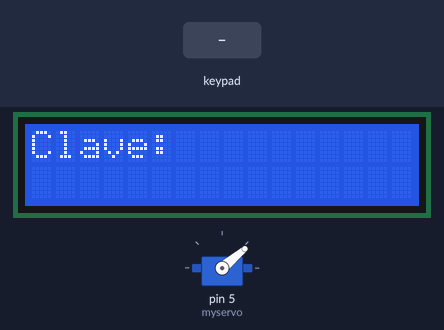
Recording of a sketch running on a simulated Arduino Uno, built with avr-gcc and run on an emulated ATmega328P. Parts: servo, 16×2 character LCD. Inputs (shaded band) come from the test bench. What the sketch prints to the serial monitor is not drawn.

Above: at 1.2 s.
1.3 s: keypad keys 1 2 3 4 # pressed 0.4 s apart
At 4.3 s:
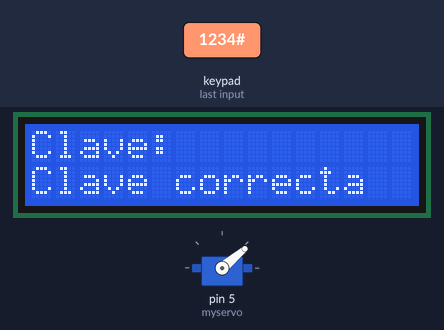
6.3 s: key 'A' pressed
At 7.3 s:
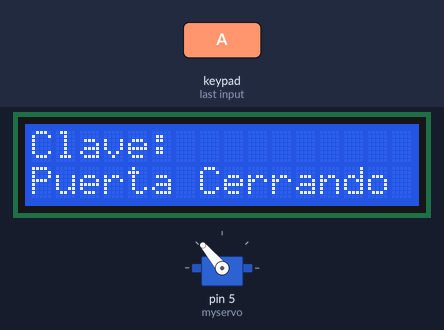
9.3 s: key 'B' pressed
At 10.9 s:
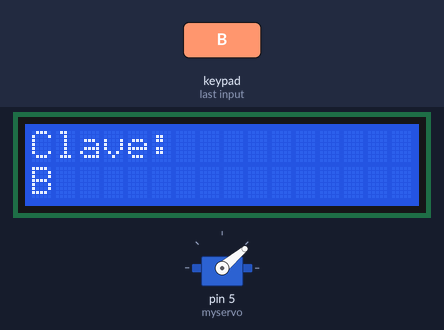
11.3 s: keypad keys 1 2 3 4 * pressed 0.4 s apart
At 14.1 s:
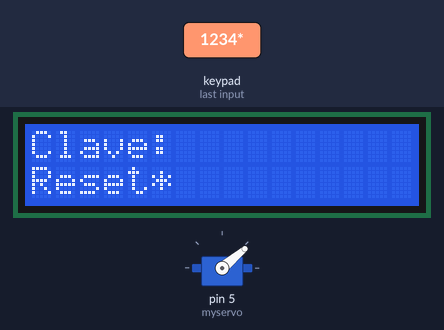
16.3 s: key 'C' pressed
At 16.6 s:
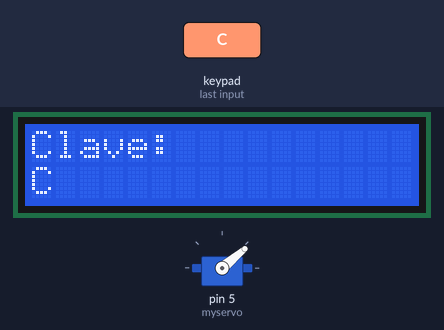
17.8 s: keypad keys 1 2 3 4 D pressed 0.4 s apart
At 19.9 s:
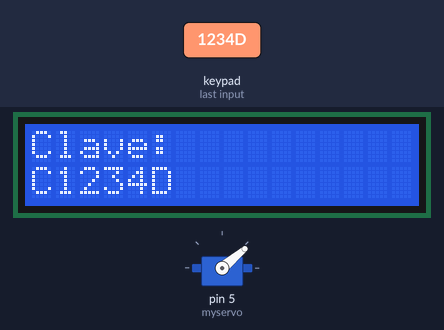
Timing chart, 0 to 21.4 s (numbered marks = the images above; inputs shaded):
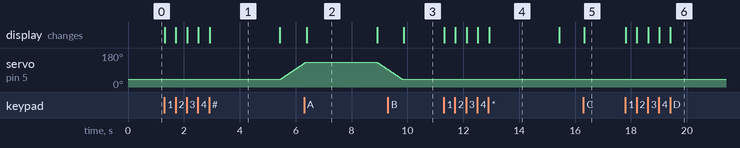

The sketch:

KeypadServoLCD.ino
```cpp
// Basado en https://www.instructables.com/Connecting-a-4-x-4-Membrane-Keypad-to-an-Arduino/
// Para este caso 8, 7, 6, 5 keypad con 13, 12, 11, 10 en el arduino respectivamente
// 4, 3, 2, 1 keypad con 9, 8, 7, 6 en el arduino
// Para alimentar el servo, se usa el pin de 3.3 V
#include <Keypad.h>
#include <LiquidCrystal_I2C.h>
#include <Servo.h>

Servo myservo; // Objeto servo

int DoorFlag = 0; // Puerta cerrada: DoorFlag = 0, puerta abierta: DoorFlag = 1. Se asume que la puerta empieza cerrada
int cursor = 0; // Posicion de impresion del display, empieza en fila 1

const byte ROWS = 4; // Filas
const byte COLS = 4; // Columnas
char keys[ROWS][COLS] = {
  {'1','2','3','A'},
  {'4','5','6','B'},
  {'7','8','9','C'},
  {'*','0','#','D'}
};

byte rowPins[ROWS] = {13, 12, 11, 10}; // Pines del arduino a usar para filas, empieza con el pin 8 del keypad
byte colPins[COLS] = {9, 8, 7, 6}; // Pines del arduino a usar para columnas

Keypad keypad = Keypad( makeKeymap(keys), rowPins, colPins, ROWS, COLS );
LiquidCrystal_I2C lcd(0x27, 16, 2); // I2C address 0x27 (from DIYables LCD), 16 column and 2 rows

const String password = "1234"; // La clave a usar
String input_password;

void setup(){
  Serial.begin(9600);
  input_password.reserve(32); // Se pueden reservar un maximo de 33 caracteres

  // Iniciar servo
  myservo.attach(5);  // Servo usa el pin 5
  myservo.write(40);   // Iniciar en 40 grados de la referencia

  // Iniciar display
  lcd.init(); // Initialize the LCD I2C display
  lcd.backlight();

  // Poner pin digital 2 en alto para el display
  //pinMode(3, OUTPUT);
}

// Funcion que reseta los valores en el display
int reset_disp() {
  cursor = 0; // Volver a posicion inicial
  lcd.clear();
  lcd.setCursor(0,0); // Columna 0, fila 0
  lcd.print("Clave:");
  return cursor;
}

void loop(){
  //digitalWrite(3, HIGH); // Poner pin en alto para alimentar display
  char key = keypad.getKey();
  lcd.setCursor(0,0); // Columna 0, fila 0
  lcd.print("Clave:");

  if (key){
    lcd.setCursor(cursor, 1); // Mover puntero a columna 0, fila cursor
    lcd.print(key);
    cursor++; // Aumentar posicion

    Serial.println(key);

    if (cursor == 16) { // Limpiar display si se llega a la ultima posicion
      reset_disp();
      lcd.setCursor(0, 1);
      lcd.print("Clave excedida");
      delay(2500); // Mostrar el msj por tres segundos
      reset_disp();
    }

    if(key == '*') {
      Serial.println("Reset");
      lcd.setCursor(0, 1);
      lcd.print("Reset");
      delay(2500); // Mostrar el msj por tres segundos
      reset_disp();
      input_password = ""; // Limpiar contrasena con tecla *
    }
    else if(key == '#') {
      // Caso de contrasena correcta
      if(password == input_password) {
        Serial.println("Clave correcta");
        lcd.setCursor(0, 1);
        lcd.print("Clave correcta");
        delay(2500); // Mostrar el msj por tres segundos
        reset_disp();

        // Abrir la puerta
        if (DoorFlag == 0) {
          DoorFlag = 1; // Estado de puerta abierta
          for (int pos = 40; pos <= 130; pos += 1) {  // rotar de 40 a 130 grados en pasos de 1 grado
            myservo.write(pos);
            delay(10); // Introducir delay para que no sea tan rapido
          }
        }
      }
      else {
        Serial.println("Contraseña incorrecta, intente de nuevo");
        lcd.setCursor(0, 1);
        lcd.print("Clave incorrecta");
        delay(2500); // Mostrar el msj por tres segundos
        reset_disp();
      }
      input_password = ""; // Limpiar
    }
    else if(key == 'A') { // Para cerrar la puerta se pulsa la tecla A
      if(DoorFlag == 1) {
        DoorFlag = 0; // Estado de puerta cerrada
        Serial.println("Cerrar puerta");

        lcd.setCursor(0, 1);
        lcd.print("Puerta Cerrando");
        delay(2500); // Mostrar el msj por tres segundos
        reset_disp();

        // Cerrar la puerta con la tecla A
        for (int pos = 130; pos >= 40; pos -= 1) {  // rotar de 130 a 40 grados
          myservo.write(pos);
          delay(10);
        }
        input_password = ""; // Limpiar
      }
    }
    else {
      input_password += key; // Agregar nuevo caracter
    }
  }
}
```

Measured:
- after the input at 1.3 s, servo on pin 5 (myservo): moves from 40° to 125° over 0.85 s, starting after 4.1 s; the display: first changes at once (image 1 shows a later state)
- after the input at 6.3 s, the display: changes after 0.10 s (image 2)
- after the input at 9.3 s, the display: changes after 0.56 s (image 3)
- after the input at 11.3 s, the display: first changes at once (image 4 shows a later state)
- after the input at 16.3 s, the display: changes at once (image 5)
- after the input at 17.8 s, the display: first changes at once (image 6 shows a later state)
- what the display in image 1 shows lasts 2.5 s, from 2.9 s to 5.4 s
